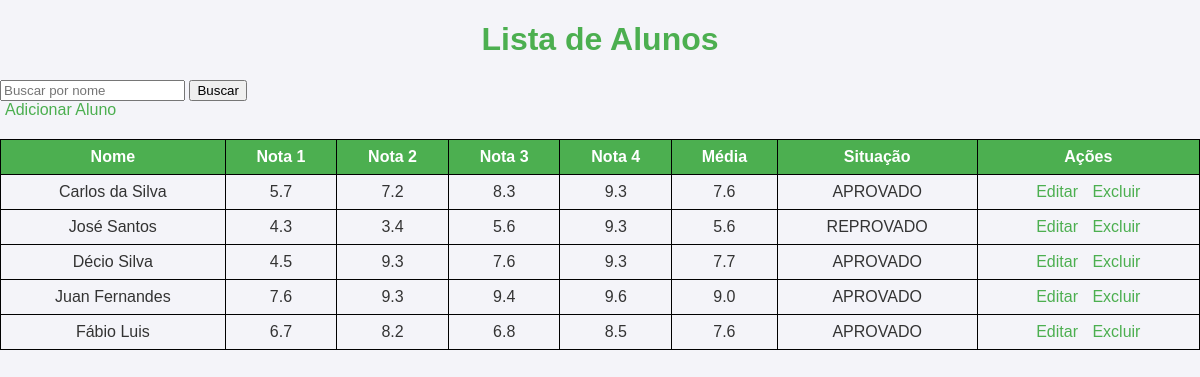
The page / on the database its author committed.
### notas/models.py (models this page shows, shortened)
class Aluno(models.Model):
    nome = models.CharField(max_length=100)
    nota1 = models.DecimalField(max_digits=5, decimal_places=1)
    nota2 = models.DecimalField(max_digits=5, decimal_places=1)
    nota3 = models.DecimalField(max_digits=5, decimal_places=1)
    nota4 = models.DecimalField(max_digits=5, decimal_places=1)
    media = models.DecimalField(max_digits=5, decimal_places=1, editable=False)
    situacao = models.CharField(max_length=10, editable=False)

### notas/views.py (the view)
# urls.py: path('', views.listar_alunos, name='listar_alunos'),
def listar_alunos(request):
    query = request.GET.get('q')
    if query:
        alunos = Aluno.objects.filter(nome__icontains=query)
    else:
        alunos = Aluno.objects.all()
    return render(request, 'notas/listar_alunos.html', {'alunos': alunos, 'query': query})

### notas/templates/notas/listar_alunos.html (shortened to what this page needs)
{%load static %}
<!DOCTYPE html>
<html lang="pt-br">
<head>
    <link rel="stylesheet" href="{% static 'css/styles.css' %}">
</head>
<body>
    <h1>Lista de Alunos</h1>
    <form method="GET" action="{% url 'listar_alunos' %}">
        <input type="text" name="q" placeholder="Buscar por nome" value="{{ query|default_if_none:'' }}">
        <button type="submit">Buscar</button>
    </form>
    <a href="{% url 'adicionar_aluno' %}">Adicionar Aluno</a>
    <table>
        <thead>
            <tr>
                <th>Nome</th>
                <th>Nota 1</th>
                <th>Nota 2</th>
                <th>Nota 3</th>
                <th>Nota 4</th>
                <th>Média</th>
                <th>Situação</th>
                <th>Ações</th>
            </tr>
        </thead>
        <tbody>
            {% for aluno in alunos %}
            <tr>
                <td>{{ aluno.nome }}</td>
                <td>{{ aluno.nota1 }}</td>
                <td>{{ aluno.nota2 }}</td>
                <td>{{ aluno.nota3 }}</td>
                <td>{{ aluno.nota4 }}</td>
                <td>{{ aluno.media }}</td>
                <td>{{ aluno.situacao }}</td>
                <td>
                    <a href="{% url 'editar_aluno' aluno.id %}">Editar</a>
                    <a href="{% url 'excluir_aluno' aluno.id %}">Excluir</a>
                </td>
            </tr>
            {% empty %}
            <tr>
                <td colspan="8">Nenhum aluno encontrado.</td>
            </tr>
            {% endfor %}
        </tbody>
    </table>
</body>
</html>

### notas/static/css/styles.css (style rules this page uses)
body { font-family: Arial, sans-serif; background-color: #f4f4f9; color: #333; margin: 0; padding: 0; }
h1 { text-align: center; color: #4CAF50; }
table { width: 100%; border-collapse: collapse; margin-top: 20px; }
th, td { border: 1px solid #ddd; padding: 8px; text-align: center; }
th { background-color: #4CAF50; color: white; }
a { color: #4CAF50; text-decoration: none; margin: 5px; }
table, th, td { border: 1px solid black; }

### rows shown on the page
Aluno: nome "Carlos da Silva", nota1 "5.7", nota2 "7.2", nota3 "8.3", nota4 "9.3", media "7.6", situacao "APROVADO"
Aluno: nome "José Santos", nota1 "4.3", nota2 "3.4", nota3 "5.6", nota4 "9.3", media "5.6", situacao "REPROVADO"
Aluno: nome "Décio Silva", nota1 "4.5", nota2 "9.3", nota3 "7.6", nota4 "9.3", media "7.7", situacao "APROVADO"
Aluno: nome "Juan Fernandes", nota1 "7.6", nota2 "9.3", nota3 "9.4", nota4 "9.6", media "9.0", situacao "APROVADO"
Aluno: nome "Fábio Luis", nota1 "6.7", nota2 "8.2", nota3 "6.8", nota4 "8.5", media "7.6", situacao "APROVADO"
